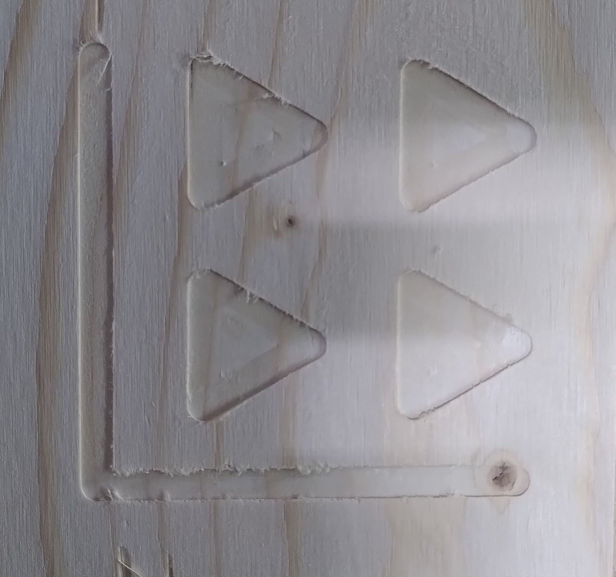
#> input picture prototype/video_yaw/triangle.jpg, 1231 x 1154 px (shown at 1/2 size)
$ jupyter execute find_cross.ipynb   (older library calls are emulated)
#> lines starting #> are read from the running program, lines starting #| are printed output that depends on the picture; after the words box and inside, x2 and y2 are one past the last pixel; in counts of white or black regions, pixels touching at a corner belong together
[cell 1]
import cv2
import numpy as np

[cell 2]
image=cv2.imread('triangle.jpg')
#> image is the input picture: shape (1154, 1231, 3); mean B, G, R 145.1, 141, 143.5
scale_percent = 20 # percent of original size
width = int(image.shape[1] * scale_percent / 100)
#> width = 246
height = int(image.shape[0] * scale_percent / 100)
#> height = 230
dim = (width, height)
#> dim = (246, 230)
image = cv2.resize(image, dim, interpolation = cv2.INTER_AREA)
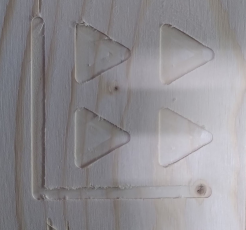
#> image: shape (230, 246, 3); mean B, G, R 145.1, 141, 143.5

[cell 3]
gray=cv2.cvtColor(image,cv2.COLOR_BGR2GRAY)
gray = cv2.GaussianBlur(gray, (5,5), 0)
edged=cv2.Canny(gray,100,200)
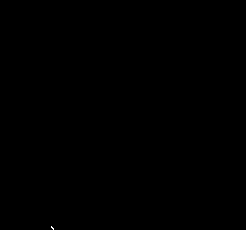
#> edged: shape (230, 246); 0.01% white in thin lines or dots, all inside (x1, y1, x2, y2) = (51, 226, 54, 230)
cv2.imshow('Canny', edged)
cv2.waitKey(0)
cv2.destroyAllWindows()

[cell 4]
#use a copy of your image, e.g. - edged.copy(), since finding contours alter the image
#we have to add _, before the contours as an empty argument due to upgrade of the OpenCV version
_,contours,hierarchy=cv2.findContours(edged.copy(),cv2.RETR_LIST,cv2.CHAIN_APPROX_SIMPLE)
#> contours = [[[51, 226], [51, 227], [53, 229], [53, 228]]]

print('Numbers of contours found=' + str(len(contours)))
#| Numbers of contours found=1
cross = 0
for cnt in contours:
    approx = cv2.approxPolyDP(cnt,0.01*cv2.arcLength(cnt,True),True)
    if len(approx) >2 and len(approx) <20:
        cross += 1
        shape_name="Cross"
        cv2.drawContours(image,[cnt],0,(0,255,0),-1)
        M=cv2.moments(cnt)
        cx=int(M['m10']/M['m00'])
        cy=int(M['m01']/M['m00'])
        cv2.putText(image,shape_name,(cx-50,cy),cv2.FONT_HERSHEY_SIMPLEX,1,(0,0,0),1)
#> this loop made 1 pass
#> (approx, cross, shape_name, cx, cy) on pass 1: ([[51, 226], [51, 227], [53, 229], [53, 228]], 1, 'Cross', 52, 227)
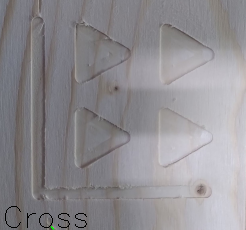
#> image: shape (230, 246, 3); 0.34% of pixels changed, all inside (x1, y1, x2, y2) = (5, 206, 87, 230)
#> after the loop, cross = 1
cv2.imshow('identifying shapes', image)
cv2.waitKey(0)
cv2.destroyAllWindows()
print(cross)
#| 1

[cell 5]
import numpy as np
import cv2 as cv
import matplotlib.pyplot as plt
img1 = cv.imread('triangle.jpg',cv.IMREAD_GRAYSCALE)          # queryImage
#> img1: shape (1154, 1231); min 34, max 223, mean 142.2
img2 = cv.imread('token.jpg',cv.IMREAD_GRAYSCALE) # trainImage
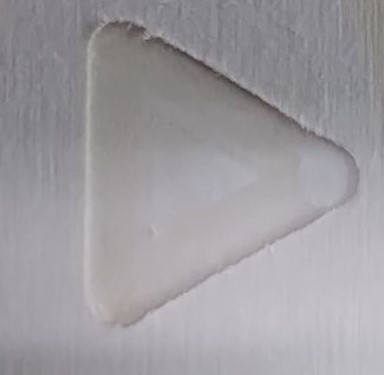
#> input picture prototype/video_yaw/token.jpg, 384 x 375 px
#> img2: shape (375, 384); min 51, max 200, mean 156.5
# Initiate ORB detector
orb = cv.ORB_create()
# find the keypoints and descriptors with ORB
kp1, des1 = orb.detectAndCompute(img1,None)
#> kp1 = 500 keypoints; strongest (x, y, size): (986, 959, 31), (991, 955, 31), (992, 953, 31), (419, 112, 64.3)
kp2, des2 = orb.detectAndCompute(img2,None)
#> kp2 = 23 keypoints; strongest (x, y, size): (185, 51, 31), (182, 49, 37.2), (302, 126, 31), (158, 37, 37.2)
# create BFMatcher object
bf = cv.BFMatcher(cv.NORM_HAMMING, crossCheck=True)
# Match descriptors.
matches = bf.match(des1,des2)
#> matches = 19 matches
# Sort them in the order of their distance.
matches = sorted(matches, key = lambda x:x.distance)
# Draw first 10 matches.
img3 = cv.drawMatches(img1,kp1,img2,kp2,matches[:1000],None,flags=cv.DrawMatchesFlags_NOT_DRAW_SINGLE_POINTS)
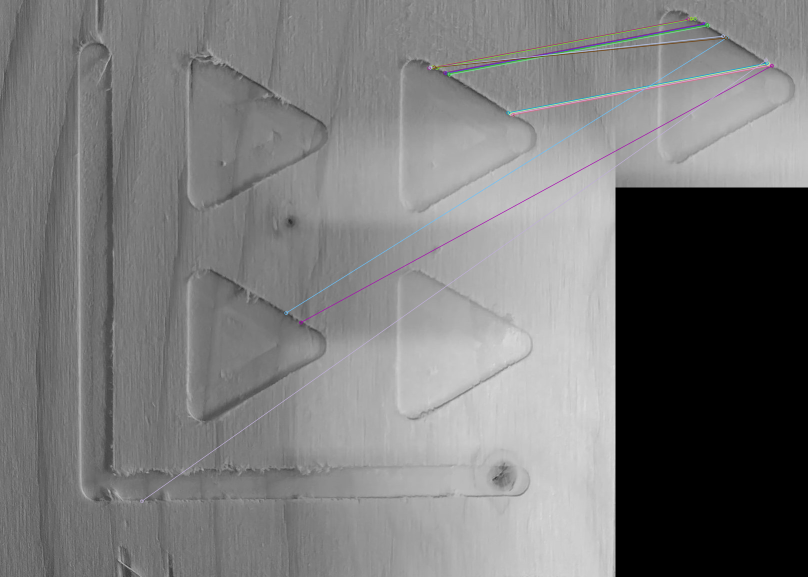
#> img3: shape (1154, 1615, 3) (shown at 1/2 size); mean of channels 0, 1, 2 120.6, 120.4, 120.5; drawn as B, G, R
plt.imshow(img3),plt.show()

[cell 6]
from __future__ import print_function
import cv2 as cv
import numpy as np
import argparse
import random as rng
rng.seed(12345)
def thresh_callback(val):
#> called with val = 100
    threshold = val
    # Detect edges using Canny
    canny_output = cv.Canny(src_gray, threshold, threshold * 2)
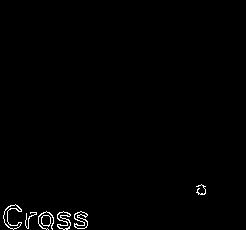
#> canny_output: shape (230, 246); 0.86% white in thin lines or dots, all inside (x1, y1, x2, y2) = (3, 184, 206, 230)
    # Find contours
    _, contours, _ = cv.findContours(canny_output, cv.RETR_TREE, cv.CHAIN_APPROX_SIMPLE)
#> contours = 11 contours, 3 with area under 20; largest, box (x1, y1, x2, y2) and area: (3, 204, 22, 230) 148, (57, 211, 71, 230) 130, (3, 204, 22, 230) 129, (74, 211, 88, 229) 125, (57, 211, 71, 230) 108, (74, 211, 88, 229) 107, (41, 215, 51, 227) 84, (41, 215, 51, 226) 80
    # Find the convex hull object for each contour
    hull_list = []
    for i in range(len(contours)):
        hull = cv.convexHull(contours[i])
        hull_list.append(hull)
#> this loop made 11 passes
#> after the loop, hull_list = 11 contours; largest, box (x1, y1, x2, y2) and area: (3, 204, 22, 230) 360, (3, 204, 22, 230) 346, (38, 211, 54, 230) 224, (57, 211, 71, 230) 211, (74, 211, 88, 229) 202
    # Draw contours + hull results
    drawing = np.zeros((canny_output.shape[0], canny_output.shape[1], 3), dtype=np.uint8)
    for i in range(len(contours)):
        color = (rng.randint(0,256), rng.randint(0,256), rng.randint(0,256))
        cv.drawContours(drawing, contours, i, color)
        cv.drawContours(drawing, hull_list, i, color)
#> this loop made 11 passes
#> color on passes 1 to 11: (213, 5, 152), (188, 99, 138), (223, 82, 191), (63, 221, 133), (89, 95, 181), (46, 211, 85), (75, 105, 39), (97, 174, 164), (12, 234, 173), (13, 212, 1), (3, 83, 91)
    # Show in a window
    cv.imshow('Contours', drawing)
# Load source image
src = image
# Convert image to gray and blur it
src_gray = cv.cvtColor(src, cv.COLOR_BGR2GRAY)
src_gray = cv.blur(src_gray, (3,3))
# Create Window
source_window = 'Source'
cv.namedWindow(source_window)
cv.imshow(source_window, src)
max_thresh = 255
thresh = 100 # initial threshold
cv.createTrackbar('Canny thresh:', source_window, thresh, max_thresh, thresh_callback)
thresh_callback(thresh)
cv.waitKey()
#> Out = 27
